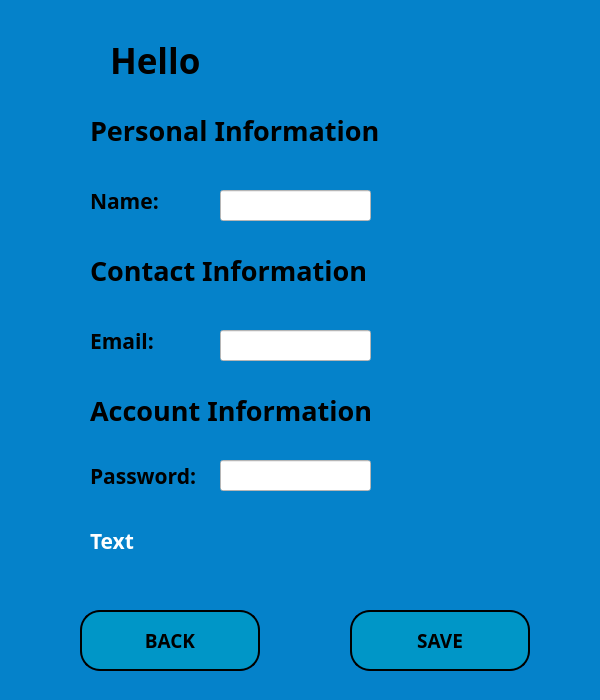
<?xml version="1.0" encoding="UTF-8"?>
<ui version="4.0">
 <class>Customer_infoEdit_window</class>
 <widget class="QMainWindow" name="Customer_infoEdit_window">
  <property name="geometry">
   <rect>
    <x>0</x>
    <y>0</y>
    <width>600</width>
    <height>700</height>
   </rect>
  </property>
  <property name="windowTitle">
   <string>MainWindow</string>
  </property>
  <property name="styleSheet">
   <string notr="true">background-color: rgb(5, 130, 202);</string>
  </property>
  <widget class="QWidget" name="centralwidget">
   <widget class="QLabel" name="cseditwdw_lbl_heading">
    <property name="geometry">
     <rect>
      <x>110</x>
      <y>20</y>
      <width>191</width>
      <height>81</height>
     </rect>
    </property>
    <property name="font">
     <font>
      <family>Bahnschrift SemiBold</family>
      <pointsize>26</pointsize>
      <weight>75</weight>
      <bold>true</bold>
     </font>
    </property>
    <property name="text">
     <string>Hello</string>
    </property>
   </widget>
   <widget class="QLabel" name="cseditwdw_lbl_showname">
    <property name="geometry">
     <rect>
      <x>290</x>
      <y>20</y>
      <width>191</width>
      <height>81</height>
     </rect>
    </property>
    <property name="text">
     <string/>
    </property>
   </widget>
   <widget class="QLabel" name="cseditwdw_lbl_headingPers">
    <property name="geometry">
     <rect>
      <x>90</x>
      <y>110</y>
      <width>321</width>
      <height>41</height>
     </rect>
    </property>
    <property name="font">
     <font>
      <family>Bahnschrift SemiBold</family>
      <pointsize>20</pointsize>
      <weight>75</weight>
      <bold>true</bold>
     </font>
    </property>
    <property name="text">
     <string>Personal Information</string>
    </property>
   </widget>
   <widget class="QLabel" name="cseditwdw_lbl_name">
    <property name="geometry">
     <rect>
      <x>90</x>
      <y>180</y>
      <width>91</width>
      <height>41</height>
     </rect>
    </property>
    <property name="font">
     <font>
      <family>Bahnschrift SemiBold</family>
      <pointsize>16</pointsize>
      <weight>75</weight>
      <bold>true</bold>
     </font>
    </property>
    <property name="text">
     <string>Name:</string>
    </property>
   </widget>
   <widget class="QLabel" name="cseditwdw_lbl_headingCntc">
    <property name="geometry">
     <rect>
      <x>90</x>
      <y>250</y>
      <width>321</width>
      <height>41</height>
     </rect>
    </property>
    <property name="font">
     <font>
      <family>Bahnschrift SemiBold</family>
      <pointsize>20</pointsize>
      <weight>75</weight>
      <bold>true</bold>
     </font>
    </property>
    <property name="text">
     <string>Contact Information</string>
    </property>
   </widget>
   <widget class="QLabel" name="cseditwdw_lbl_email">
    <property name="geometry">
     <rect>
      <x>90</x>
      <y>320</y>
      <width>91</width>
      <height>41</height>
     </rect>
    </property>
    <property name="font">
     <font>
      <family>Bahnschrift SemiBold</family>
      <pointsize>16</pointsize>
      <weight>75</weight>
      <bold>true</bold>
     </font>
    </property>
    <property name="text">
     <string>Email:</string>
    </property>
   </widget>
   <widget class="QLabel" name="cseditwdw_lbl_headingAcc">
    <property name="geometry">
     <rect>
      <x>90</x>
      <y>390</y>
      <width>321</width>
      <height>41</height>
     </rect>
    </property>
    <property name="font">
     <font>
      <family>Bahnschrift SemiBold</family>
      <pointsize>20</pointsize>
      <weight>75</weight>
      <bold>true</bold>
     </font>
    </property>
    <property name="text">
     <string>Account Information</string>
    </property>
   </widget>
   <widget class="QLabel" name="cseditwdw_lbl_password">
    <property name="geometry">
     <rect>
      <x>90</x>
      <y>460</y>
      <width>131</width>
      <height>31</height>
     </rect>
    </property>
    <property name="font">
     <font>
      <family>Bahnschrift SemiBold</family>
      <pointsize>16</pointsize>
      <weight>75</weight>
      <bold>true</bold>
     </font>
    </property>
    <property name="text">
     <string>Password:</string>
    </property>
   </widget>
   <widget class="QPushButton" name="cseditwdw_btn_save">
    <property name="geometry">
     <rect>
      <x>350</x>
      <y>610</y>
      <width>180</width>
      <height>61</height>
     </rect>
    </property>
    <property name="font">
     <font>
      <family>Bahnschrift SemiBold</family>
      <pointsize>14</pointsize>
      <weight>75</weight>
      <bold>true</bold>
     </font>
    </property>
    <property name="styleSheet">
     <string notr="true">QPushButton {
background-color: rgb(0, 150, 199);
   border-color: rgb(66, 167, 255);
   border-bottom-color: rgb(255, 255, 255);
   border:2px solid rgb(202, 240, 248);
   border-radius:20px;
   border-color: black;
}

QPushButton:hover {
     background-color: rgb(202, 240, 248);
     border:2px solid rgb(202, 240, 248);
}
    
   </string>
    </property>
    <property name="text">
     <string>SAVE</string>
    </property>
   </widget>
   <widget class="QLineEdit" name="cseditwdw_linedit_CSname_show">
    <property name="geometry">
     <rect>
      <x>220</x>
      <y>190</y>
      <width>151</width>
      <height>31</height>
     </rect>
    </property>
    <property name="styleSheet">
     <string notr="true">background-color: rgb(255, 255, 255);</string>
    </property>
   </widget>
   <widget class="QLineEdit" name="cseditwdw_linedit_CSemail_show">
    <property name="geometry">
     <rect>
      <x>220</x>
      <y>330</y>
      <width>151</width>
      <height>31</height>
     </rect>
    </property>
    <property name="styleSheet">
     <string notr="true">background-color: rgb(255, 255, 255);</string>
    </property>
   </widget>
   <widget class="QLineEdit" name="cseditwdw_linedit_CSpassword_show">
    <property name="geometry">
     <rect>
      <x>220</x>
      <y>460</y>
      <width>151</width>
      <height>31</height>
     </rect>
    </property>
    <property name="styleSheet">
     <string notr="true">background-color: rgb(255, 255, 255);</string>
    </property>
   </widget>
   <widget class="QPushButton" name="cseditwdw_btn_back">
    <property name="geometry">
     <rect>
      <x>80</x>
      <y>610</y>
      <width>180</width>
      <height>61</height>
     </rect>
    </property>
    <property name="font">
     <font>
      <family>Bahnschrift SemiBold</family>
      <pointsize>14</pointsize>
      <weight>75</weight>
      <bold>true</bold>
     </font>
    </property>
    <property name="styleSheet">
     <string notr="true">QPushButton {
background-color: rgb(0, 150, 199);
   border-color: rgb(66, 167, 255);
   border-bottom-color: rgb(255, 255, 255);
   border:2px solid rgb(202, 240, 248);
   border-radius:20px;
   border-color: black;
}

QPushButton:hover {
     background-color: rgb(202, 240, 248);
     border:2px solid rgb(202, 240, 248);
}
    
   </string>
    </property>
    <property name="text">
     <string>BACK</string>
    </property>
   </widget>
   <widget class="QLabel" name="cseditwdw_label_successave">
    <property name="geometry">
     <rect>
      <x>90</x>
      <y>520</y>
      <width>261</width>
      <height>41</height>
     </rect>
    </property>
    <property name="font">
     <font>
      <family>Bahnschrift SemiBold</family>
      <pointsize>16</pointsize>
      <weight>75</weight>
      <bold>true</bold>
     </font>
    </property>
    <property name="styleSheet">
     <string notr="true">color: rgb(255, 255, 255);</string>
    </property>
    <property name="text">
     <string>Text</string>
    </property>
   </widget>
  </widget>
  <widget class="QStatusBar" name="statusbar"/>
 </widget>
 <resources/>
 <connections/>
</ui>
